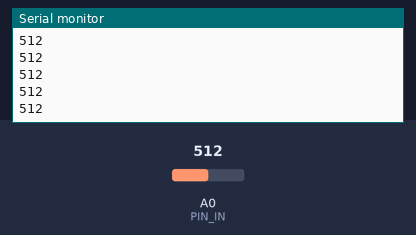
A sketch run on a simulated Arduino Uno, built with avr-gcc and run on an emulated ATmega328P. Shown: the last lines printed to the serial monitor. The test bench sets the inputs (shaded band); at power-on: A0 (PIN_IN) = 512.

Above: at 1.2 s.
1.3 s: A0 (PIN_IN) set to 716
At 1.32 s:
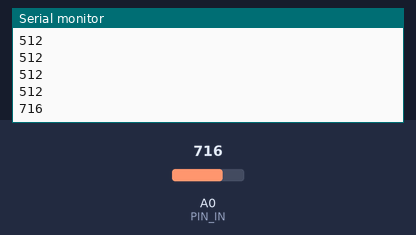
2.8 s: A0 (PIN_IN) set to 900
At 2.83 s:
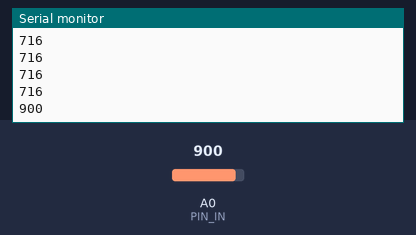
Timing chart, 0 to 5.8 s (numbered marks = the images above; inputs shaded):
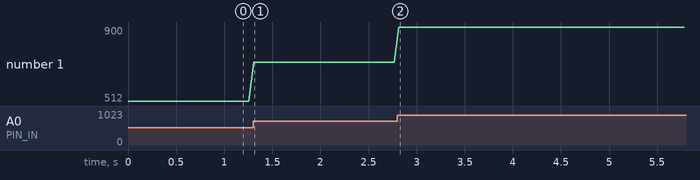

Measured:
- after the input at 1.3 s, the serial monitor: prints a new line at once (image 1)
- after the input at 2.8 s, the serial monitor: prints a new line at once (image 2)
- plotted number 1: 512 → 716 after the input at 1.3 s, 716 → 900 after the input at 2.8 s

The sketch:

readFromAnalog.ino
```cpp
#define PIN_IN A0 //Input pin

// Use this code to read analog input and print out the read value

void setup() {

  Serial.begin(9600); // Setup Serial communication

  //Set pinmode of Input pins

  pinMode(PIN_IN, INPUT);

}

void loop() {

  int input = analogRead(PIN_IN);

  Serial.println(input);
  delay(50);

}
```
